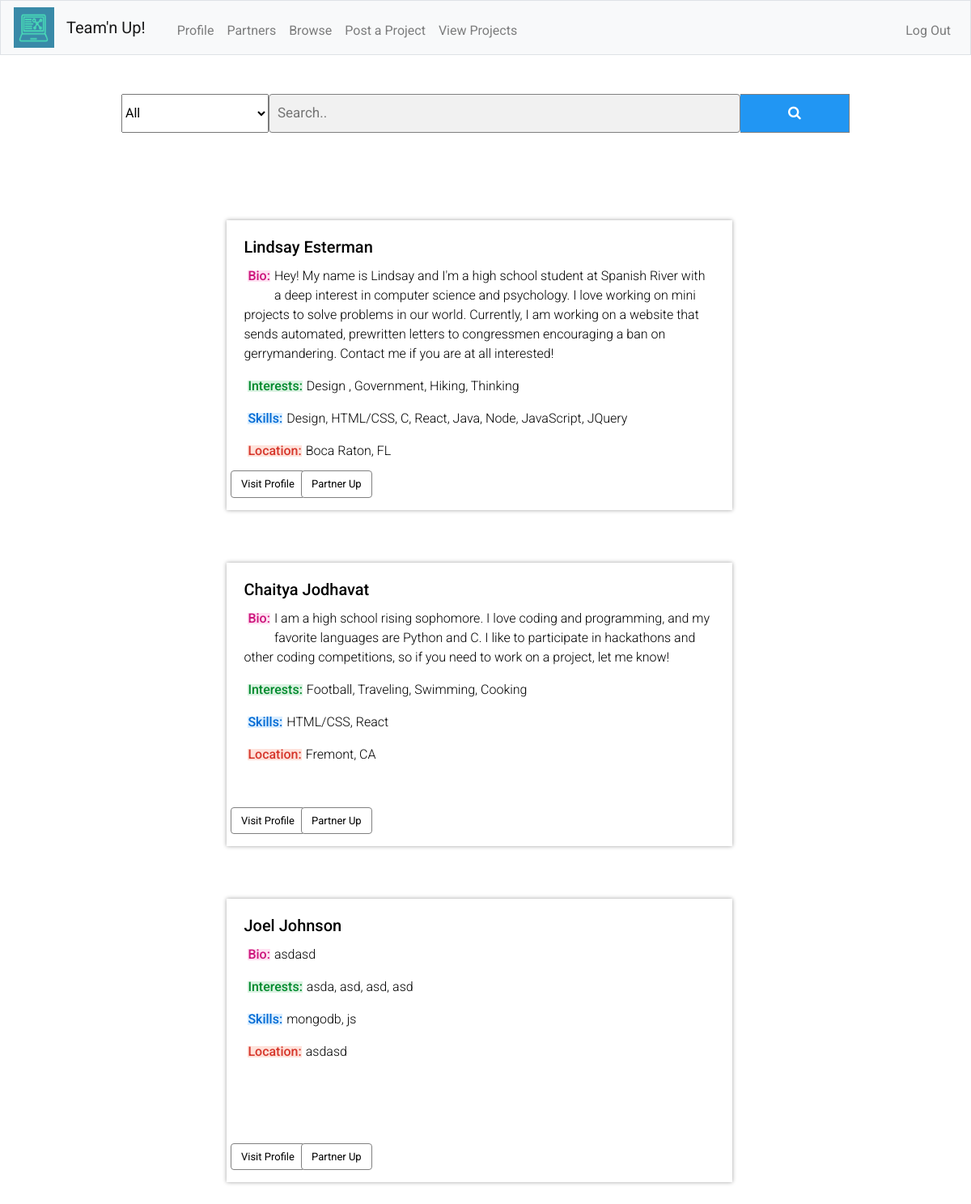
The page /browse (signed in) on the database as committed earlier.
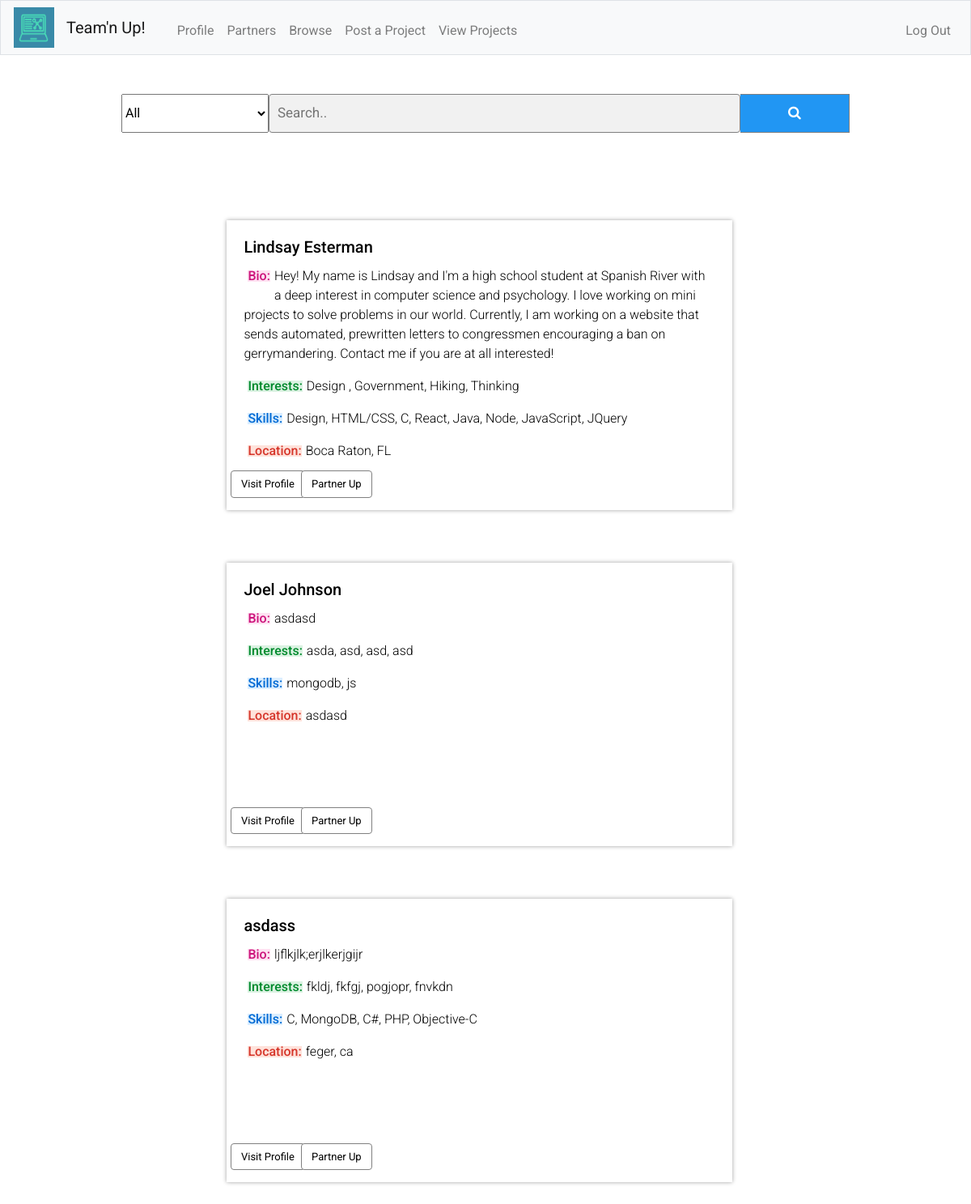
The same page on the database as committed later.
### tables this page shows
CREATE TABLE profile
(
    id INTEGER,
    username TEXT,
    name TEXT,
    bio TEXT,
    interests TEXT,
    skills TEXT,
    location TEXT,
    phone TEXT,
    email TEXT,
    info TEXT
);

### app.py (the view)
@app.route("/browse", methods=["POST","GET"])
def browse():
    if request.method == "POST":
        category = request.form.get("category")
        searchVal = request.form.get("search2")
        words = ["i", "me", "my", "myself", "we", "our", "ours", "ourselves", "you", "your", "yours",
        "yourself", "yourselves", "he", "him", "his", "himself", "she", "her", "hers", "herself", "it",
        "its", "itself", "they", "them", "their", "theirs", "themselves", "what", "which", "who", "whom",
        "this", "that", "these", "those", "am", "is", "are", "was", "were", "be", "been", "being", "have",
        "has", "had", "having", "do", "does", "did", "doing", "a", "an", "the", "and", "but", "if", "or",
        "because", "as", "until", "while", "of", "at", "by", "for", "with", "about", "against", "between",
        "into", "through", "during", "before", "after", "above", "below", "to", "from", "up", "down", "in",
        "out", "on", "off", "over", "under", "again", "further", "then", "once", "here", "there", "when",
        "where", "why", "how", "all", "any", "both", "each", "few", "more", "most", "other", "some", "such",
        "no", "nor", "not", "only", "own", "same", "so", "than", "too", "very", "s", "t", "can", "will",
        "just", "don", "should", "now"]
        if not searchVal:
            if category == "all":
                rows = db.execute("SELECT * FROM profile WHERE id NOT IN (:user_id)",user_id=session["user_id"])
                return render_template("browse.html", rows=rows)
            else:
                rows = db.execute(
                    "SELECT * FROM profile WHERE skills LIKE ('%' || :category || '%') AND NOT id=:user", category=category,user=session["user_id"])
                print(rows)
                return render_template("browse.html", rows=rows)
        else:
            searchArr = searchVal.split(" ")
            searchArrCopy = searchArr
            for word in words:
                if word in searchArr:
                    searchArrCopy.remove(word)
            searchArr = searchArrCopy
            if category == "all":
                for val in searchArr:
                    rows = []
                    rowsTemp = db.execute(
                    "SELECT * FROM profile WHERE id NOT IN (:user_id) AND (username LIKE ('%' || :search || '%') OR bio LIKE ('%' || :search || '%') OR skills LIKE ('%' || :search || '%') OR interests LIKE ('%' || :search || '%') OR location LIKE ('%' || :search || '%'))", search=val,user_id=session["user_id"])
                    for row in rowsTemp:
                        if row not in rows:
                            rows.append(row)
                return render_template("browse.html", rows=rows)
            else:
                for val in searchArr:
                    rows=[]
                    rowsTemp = db.execute(
                    "SELECT * FROM profile WHERE id NOT IN (:user_id) AND (username LIKE ('%' || :search || '%') OR bio LIKE ('%' || :search || '%') OR skills LIKE ('%' || :search || '%') OR interests LIKE ('%' || :search || '%') OR location LIKE ('%' || :search || '%'))", search=val,user_id=session["user_id"])
                    for row in rowsTemp:
                        if row not in rows and category in row["skills"]:
                            rows.append(row)
                return render_template("browse.html", rows = rows)
    else:
        rows = db.execute("SELECT * FROM profile WHERE id NOT IN (:user_id)",user_id=session["user_id"])
        return render_template("browse.html",rows=rows)

### app.py (called while the page is built)
@app.after_request
def after_request(response):
    response.headers["Cache-Control"] = "no-cache, no-store, must-revalidate"
    response.headers["Expires"] = 0
    response.headers["Pragma"] = "no-cache"
    return response

### templates/browse.html (shortened to what this page needs)
{% extends "layout.html" %}
{% block body %}
<link rel="stylesheet" href="https://cdnjs.cloudflare.com/ajax/libs/font-awesome/4.7.0/css/font-awesome.min.css">
<br>
<br>
<form class="ex" action="/browse" method="post" style="margin:auto;max-width:900px">
    <div id="searchBar">
        <select id="category" name="category">
            <option value="all">All</option>
        </select>
        <input type="text" placeholder="Search.." name="search2" class="search">
        <button type="submit"><i class="fa fa-search"></i></button>
    </div>
</form>
<br>
<br>
<div class="row">
    {% for row in rows %}
    <div class="browse-profiles" action="/profile" method="post">
        <div class=" mb-4 back">
            <div class="card-body">
                <h5 class="card-title">{{ row["name"] }}</h5>
                <h6 class="card-text des pink">Bio:</h6><p> {{ row["bio"] }}</p>
                <h6 class="card-text des green">Interests:</h6><p> {{ row["interests"] }}</p>
                    <h6 class="card-text des blue">Skills:</h6><p> {{ row["skills"] }}</p>
                    <h6 class="card-text des red">Location:</h6><p> {{ row["location"] }}</p>
                    <form action="/profile" method="post">
                        <input class="first btn btn-primary" type="submit" name="button" value="Visit Profile">
                    </form>
                    <form action="/partners" method="post">
                        <input class="second btn btn-primary" type="submit" name="button" value="Partner Up">
                    </form>
                </div>
            </div>
        </div>
        {% endfor %}
    </div>
    {% endblock %}

Rows that differ between the two databases and show on the page:
removed profile: name "Chaitya Jodhavat", bio "I am a high school rising sophomore. I love coding and programming, and my favorite languages are Python and C. I like to participate in hackathons and other coding competitions, so if you need to work on a project, let me know!", interests "Football, Traveling, Swimming, Cooking", skills "HTML/CSS, React", location "Fremont, CA"
added profile: name "asdass", bio "ljflkjlk;erjlkerjgijr", interests "fkldj, fkfgj, pogjopr, fnvkdn", skills "C, MongoDB, C#, PHP, Objective-C", location "feger, ca"
